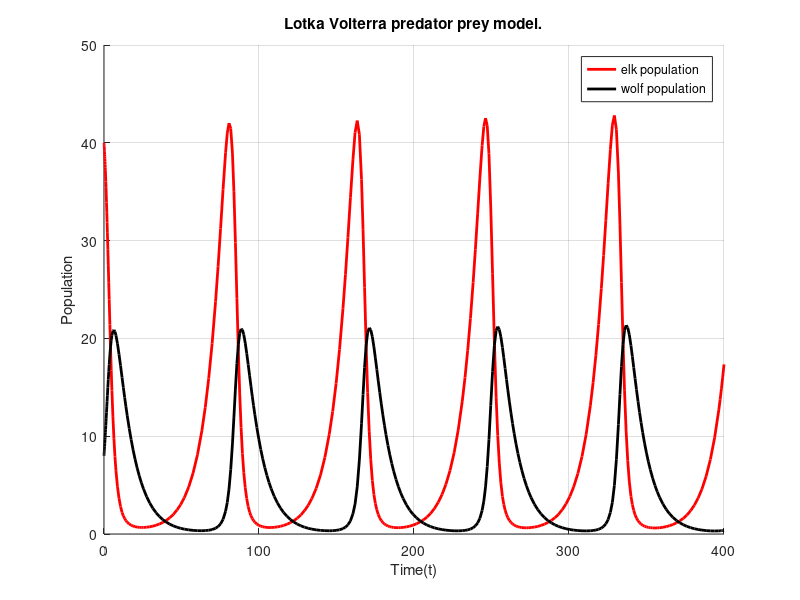

The MATLAB script that drew this image: (Note: this script raises an error after producing the figure.)
% Question -->3(a)
 clc
 clear all
 close all
 
 % Plot the solution trajactories of Prey-predator model
 a=0.1; b=0.02; d=0.01; g=0.1;
 x0=40; y0=8;
 t_span=[0;400];
 f=@(t,y) [a*y(1)-b*y(1)*y(2); d*y(1)*y(2)-g*y(2)];
 ic=[x0;y0];
 [t,Y]=ode45(f,t_span,ic);
 sol_x=Y(:,1);
 sol_y=Y(:,2);
 
 hold on
 plot(t,sol_x,'r-','Linewidth',2,'DisplayName','elk population')
 plot(t,sol_y,'k-','Linewidth',2,'DisplayName','wolf population')
 legend show
 xlabel('Time(t)')
 ylabel('Population')
 grid on 
 title('Lotka Volterra predator prey model.') 
 
 %%
 % Find critical points and stablity
 clc
 clear all
 close all
 
 syms x y
 a=0.1; b=0.02; d=0.01; g=0.1;
 f1=a*x-b*x*y;
 f2=d*x*y-g*y;
 F=[f1;f2];
 var=[x;y];
 J(x,y)=jacobian(F,var);
 [X,Y]=solve([f1==0; f2==0]);
 for i=1:length(X)
     p=X(i);
     q=Y(i);
     j_val=J(p,q);
     E=eig(j_val);
     fprintf('Critical points (%0.2f %0.2f)\n',p,q)
     
     % stability
    if all(real(E)<0) && all(imag(E)==0) 
        disp('Assymptotically stable node.') 
    elseif all(real(E)<0) && any(imag(E)~=0) 
        disp('Assymptotically stable sprial sink') 
    elseif any(real(E)<0) && any(real(E)>0) 
        disp('Unstable and saddle point.') 
    elseif all(real(E)>0) 
        disp('Unstable and source.') 
    elseif all(real(E)==0) 
        disp('Neutrally stable(center)') 
    else 
        disp('Stability is undetermined.') 
    end
 end
 
 %%
 % Phase plane diagram
 clc
 clear all
 close all
 
 a=0.1; b=0.02; d=0.01; g=0.1;
 x0=[20,30,40,50];
 y0=[2,5,8,12];
 t_span=[0;400];
 for i=1:length(x0)
     p=x0(i);
     q=y0(i);
     ic=[p;q];
     f=@(t,y) [a*y(1)-b*y(1)*y(2); d*y(1)*y(2)-g*y(2)];
     [t,Y]=ode45(f,t_span,ic);
     sol_x=Y(:,1);
     sol_y=Y(:,2);
     
     subplot(2,2,i)
     plot(sol_x,sol_y,'linewidth',2)
     xlabel('elk population')
     ylabel('wolf population')
     title('Phase plane diagram')
 end
  

%% 
%Question 3(b): 

clc
clear all
close all 

% Plot the solution trajectory
alpha=0.6; beta=0.02; gamma=0.4; delta=0.01; lamda=0.005; kappa=0.015;
x0=40;y0=8;
tspan=[0;400];
f=@(t,y) [alpha*y(1)-lamda*y(1)^2-beta*y(1)*y(2);delta*y(1)*y(2)-gamma*y(2)-kappa*y(2)^2];
ic=[x0;y0];
[t,Y]=ode45(f,tspan,ic);
sol_x=Y(:,1);
sol_y=Y(:,2);
figure(1) 
hold on
plot(t,sol_x,'r','linewidth',2,'DisplayName','elk population.') 
plot(t,sol_y,'k','linewidth',2,'DisplayName','wolf population.') 
legend show 
xlabel('time')
ylabel('population') 
title('Predator_prey model')
grid on 

%%
% 3-->(b)
% Find critical points and stability
syms x y 
f1=alpha*x-lamda*x^2-beta*x*y;
f2=delta*x*y-gamma*y-kappa*y^2;
[X,Y]=solve([f1==0;f2==0]);
F=[f1;f2];
vars=[x;y];
J(x,y)=jacobian(F,vars);
for i=1:length(X) 
    a=X(i);
    b=Y(i);
    J_val=subs(J,[x,y],[a,b]);
    E=eig(J_val);
    fprintf('Critical point  (%.2f, %.2f)  \n',a,b ) ;
    if all(real(E)<0) && all(imag(E)==0) 
        disp('Assymptotically stable node.') 
    elseif all(real(E)<0) && any(imag(E)~=0) 
        disp('Assymptotically stable sprial sink.') 
    elseif any(real(E)<0) && any(real(E)>0) 
        disp('Unstable and saddle point.') 
    elseif all(real(E)>0) 
        disp('Unstable and source.') 
    elseif all(real(E)==0) 
        disp('Neutrally stable(center)') 
    else 
        disp('stability is undetermined,') 
    end 
end
    
    
    
%phase plane diagram:
figure(2)
x0=[20 30 40 50];
y0=[2  5 8 12] ;
tspan=[0;400];
f=@(t,y) [alpha*y(1)-lamda*y(1)^2-beta*y(1)*y(2);delta*y(1)*y(2)-gamma*y(2)-kappa*y(2)^2];

for k=1:length(x0) 
    a=x0(k);
    b=y0(k);
    ic=[a;b];
    [t,Y]=ode45(f,tspan,ic);
    sol_x=Y(:,1);
    sol_y=Y(:,2);
    subplot(2,2,k);
    plot(sol_x,sol_y,'r','linewidth',2) 
    title('Phase diagram.' );
    xlabel('elk population')
    ylabel('wolf population.') 
    grid on
end